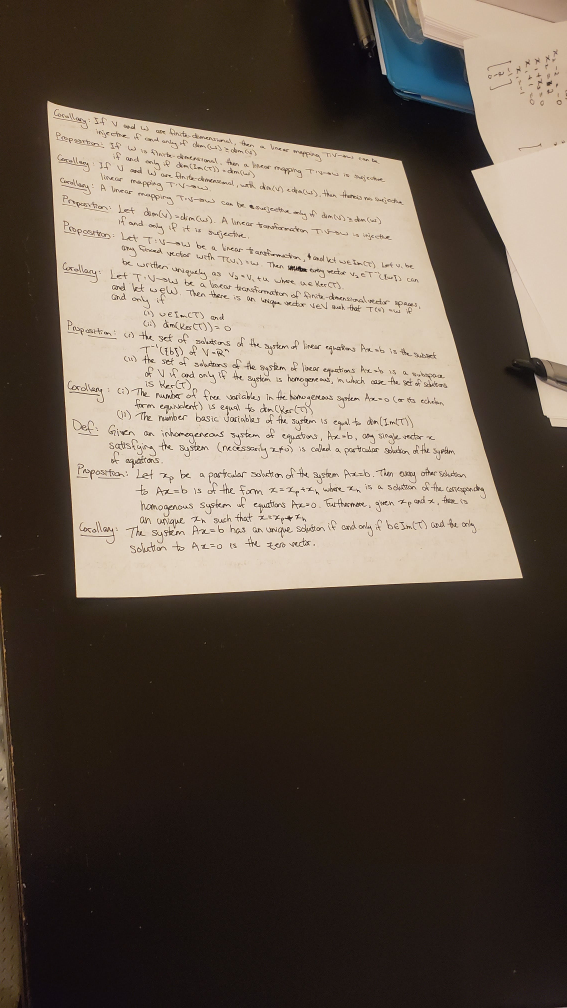
#> input picture images/test6.png, 2268 x 4032 px (shown at 1/4 size)
$ python -i document.py   (imports and definitions only)
#> lines starting #> are read from the running program, lines starting #| are printed output that depends on the picture
import datetime

import cv2 as cv
import numpy as np

import algorithm
import geometry
import image


# [62 lines left out: functions detect_document_region, warp_document, not called in this run]

>>> import cv2
>>> picture = cv2.imread('../images/test6.png', cv2.IMREAD_GRAYSCALE)
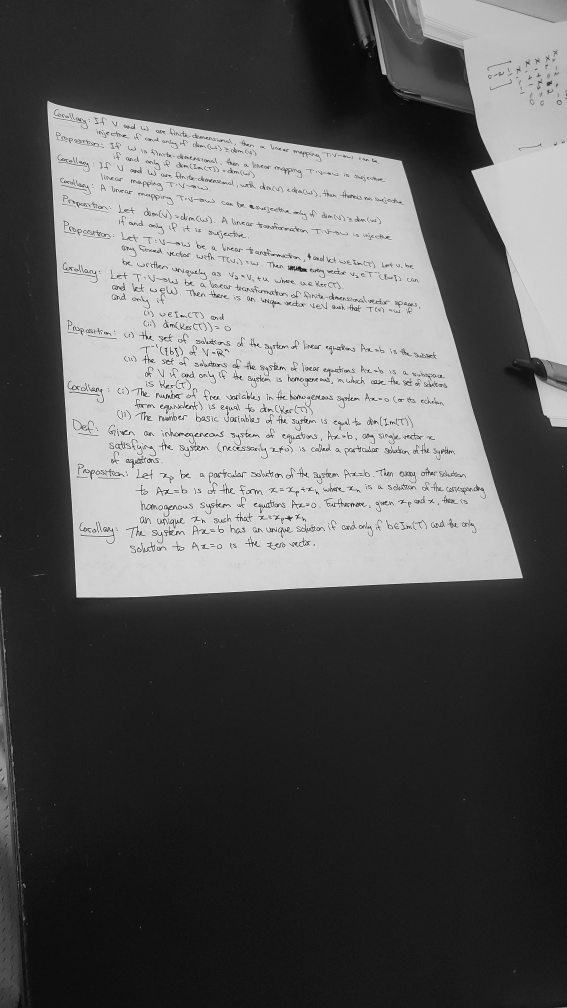
#> picture: shape (4032, 2268) (shown at 1/4 size); min 0, max 255, mean 94.2
#> (the run stopped early here; a loop or call above may not have finished)
